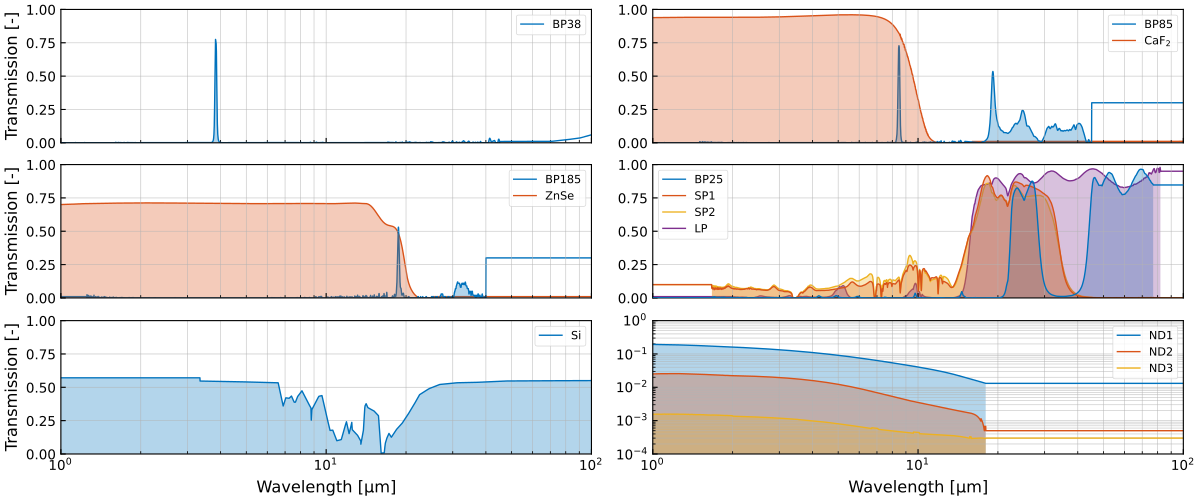

Write the Python code that produced this figure.
import matplotlib.pyplot as plt
import numpy as np
import scipy.constants as sc
from scipy.signal import savgol_filter
from scipy.integrate import cumulative_trapezoid
import sys
import os
sys.path.append(os.path.abspath(os.path.join(os.path.dirname(__file__), '..')))
from filters.filters import load_all_filters
# plt.style.use('matplotlibrc')
import matplotlibcolors

def planck_wl(wl, t):
    return sc.h * sc.c**2 / (wl**5 * (np.exp(sc.h * sc.c / (wl * sc.k * t)) - 1))

filters = load_all_filters()

wl = filters['wl']*1e6
bp38 = filters['bp38']
bp85 = filters['bp85']
bp185 = filters['bp185']
caf2 = filters['caf2']
znse = filters['znse']
nd1 = filters['nd1']
nd2 = filters['nd2']
nd3 = filters['nd3']
ger = filters['ger'] 
bp25 = filters['bp25']
sp_a = filters['sp_a']
sp_b = filters['sp_b']
lp = filters['lp']
si = filters['si']


fig, axes = plt.subplot_mosaic('ab;cd;ef', figsize=(12,5), constrained_layout=True, sharex=True)
xlim = [1, 100]
ax = axes['a']
ax.semilogx(wl, bp38, label='BP38')
ax.fill_between(wl, bp38, 0, where=(wl < 45), alpha=0.3)
ax.legend()
ax.set_ylim([0,1])
ax.set_xlim(xlim)
# ax.set_xlabel('Wavelength [µm]')
ax.set_ylabel('Transmission [-]')

ax = axes['b']
ax.semilogx(wl, bp85, label='BP85', zorder=1)
ax.fill_between(wl, bp85, 0, where=(wl < 45), alpha=0.3)
ax.semilogx(wl, filters['caf2'], label='$CaF_2$', zorder=0)
ax.fill_between(wl, caf2, 0, where=(wl < 16), alpha=0.3)
ax.legend()
ax.set_ylim([0,1])
ax.set_xlim(xlim)
# ax.set_xlabel('Wavelength [µm]')
# ax.set_ylabel('Transmission [-]')
# ax.set_yticklabels([])

ax = axes['c']
ax.semilogx(wl, bp185, label='BP185', zorder=1)
ax.fill_between(wl, bp185, 0, where=(wl < 40), alpha=0.3)
ax.semilogx(wl, znse, label='ZnSe', zorder=0)
ax.fill_between(wl, znse, 0, where=(wl < 25), alpha=0.3)
ax.legend()
ax.set_ylim([0,1])
ax.set_xlim(xlim)
# ax.set_xlabel('Wavelength [µm]')
ax.set_ylabel('Transmission [-]')

ax = axes['d']
ax.semilogx(wl, bp25, label='BP25', zorder=3)
ax.fill_between(wl, bp25, 0, where=((wl < 77) & (wl > 1.67)), alpha=0.3)
ax.semilogx(wl, sp_a, label='SP1', zorder=2)
ax.fill_between(wl, sp_a, 0, where=((wl < 77)&(wl > 1.67)), alpha=0.3)
ax.semilogx(wl, sp_b, label='SP2', zorder=1)
ax.fill_between(wl, sp_b, 0, where=((wl < 77)&(wl > 1.67)), alpha=0.3)
ax.semilogx(wl, lp, label='LP', zorder=0)
ax.fill_between(wl, lp, 0, where=((wl < 82)&(wl > 1.67)), alpha=0.3)
ax.legend()
ax.set_ylim([0,1])
ax.set_xlim(xlim)
# ax.set_xlabel('Wavelength [µm]')
# ax.set_ylabel('Transmission [-]')
# ax.set_yticklabels([])

ax = axes['e']
ax.plot(wl, si, label='Si')
ax.fill_between(wl, si, 0, alpha=0.3)
ax.legend()
ax.set_ylim([0,1])
ax.set_xlim(xlim)
ax.set_xlabel('Wavelength [µm]')
ax.set_ylabel('Transmission [-]')
# ax.set_yticklabels([])

ax = axes['f']
ax.loglog(wl, nd1, label='ND1')
ax.fill_between(wl, nd1, 0, where=(wl < 18), alpha=0.3)
ax.loglog(wl, nd2, label='ND2')
ax.fill_between(wl, nd2, 0, where=(wl < 18), alpha=0.3)
ax.loglog(wl, nd3, label='ND3')
ax.fill_between(wl, nd3, 0, where=(wl < 18), alpha=0.3)
ax.legend()
ax.set_ylim([1e-4, 1e0])
ax.set_xlim(xlim)
ax.set_xlabel('Wavelength [µm]')
# ax.set_ylabel('Transmission [-]')
plt.savefig('figures/transmission_spectra.pdf')



A = (1e-3)**2
omega = np.pi*(10e-3)**2/(300e-3)**2
bp38 = savgol_filter(bp38, 31, 1)
bp85 = savgol_filter(bp85, 31, 1)
bp185 = savgol_filter(bp185, 31, 1)
bp25 = savgol_filter(bp25, 31, 1)
tot38 = bp38**4*caf2**4*ger*nd2*nd3*A*omega
tot85 = bp85**4*caf2**4*ger*nd2*nd3*A*omega
tot185 = bp185**5*nd1*nd3*znse**2*A*omega
tot25 = bp25**3*lp*sp_a**3*sp_b*A*omega

bb300 = planck_wl(wl*1e-6, 300)*1e-6
bb160 = planck_wl(wl*1e-6, 160)*1e-6
bb40 = planck_wl(wl*1e-6, 40)*1e-6
fig, axes = plt.subplot_mosaic('a', figsize=(6,4), constrained_layout=True, sharey=True, sharex=True)
ax = axes['a']
ax.plot(wl, tot38*bb300, label='3.8 µm', color='b', lw=2)
# ax.fill_between(wl, tot38*bb300, 0, alpha=0.3, color='b')
# ax.loglog(wl, bb300* A * omega, color='k')
# ax.annotate('Planck 300 K', xy=(10,0.01), xycoords='data', size=8)
# cumulative_tot38_bb300 = np.cumsum(tot38 * bb300*np.diff(wl, prepend=wl[0]))
# cumulative_tot38_bb300 = cumulative_trapezoid(tot38 * bb300, wl, initial=None)
# ax.loglog(wl, cumulative_tot38_bb300, label='Cumulative power')
ax.legend()
ax.set_ylim([1e-30, 1e-14])
ax.set_xlim([1,100])
# ax.set_xlabel('Wavelength [µm]')
ax.set_ylabel('$B_\lambda$ [$W sr^{-1}m^{-2}\mu m^{-1}$]')

ax = axes['a']
ax.loglog(wl, tot85*bb300, label='8.5 µm', color='y', lw=2)
# ax.fill_between(wl, tot85*bb300, 0, alpha=0.3, color='y')
# ax.loglog(wl, bb300* A * omega, color='k')
# ax.annotate('Planck 300 K', xy=(10,0.01), xycoords='data', size=8)
# cumulative_tot85_bb300 = cumulative_trapezoid(tot85 * bb300, wl, initial=None)
# ax.loglog(wl[1:], cumulative_tot85_bb300, label='Cumulative power')
ax.legend()
# ax.set_xlabel('Wavelength [µm]')
# ax.set_ylabel('$B_\lambda$ [$W sr^{-1}m^{-2}\mu m^{-1}$]')

# ax = axes['c']
ax.loglog(wl, tot185*bb160, label='18.5 µm', color='o', lw=2)
# ax.fill_between(wl, tot185*bb160, 0, alpha=0.3, color='r')
# ax.loglog(wl, bb160* A * omega, color='k')
# ax.annotate('Planck 160 K', xy=(18.5,0.001), xycoords='data', size=8)
# cumulative_tot185_bb160 = cumulative_trapezoid(tot185 * bb160, wl, initial=None)
# ax.loglog(wl[1:], cumulative_tot185_bb160, label='Cumulative power')
ax.legend()
ax.set_xlabel('Wavelength [µm]')
ax.set_ylabel('$B_\lambda$ [$W sr^{-1}m^{-2}\mu m^{-1}$]')

# ax = axes['c']
ax.loglog(wl, tot25*bb40, label='25 µm', color='p', lw=2)
# ax.fill_between(wl,  tot25*bb40, 0, alpha=0.3, color='p')
# ax.loglog(wl, bb40* A * omega, color='k')
# ax.annotate('Planck 40 K', xy=(25,0.001), xycoords='data', size=8)
# cumulative_tot25_bb40 = cumulative_trapezoid(tot25 * bb40, wl, initial=None)
# ax.loglog(wl[1:], cumulative_tot25_bb40, label='Cumulative power')
ax.legend()
ax.set_xlabel('Wavelength [µm]')
# plt.savefig('figures/transmission_power.pdf')

# fig, ax = plt.subplots()
# ax.semilogx(wl, cumulative_tot38_bb300, label='3.8')
# ax.semilogx(wl[1:], cumulative_tot85_bb300, label='8.5')
# ax.semilogx(wl[1:], cumulative_tot185_bb160, label='18.5')
# # ax.semilogx(wl[1:], cumulative_tot25_bb40, label='25')
# ax.legend()
# ax.set_ylabel('$B_\lambda$ [$W sr^{-1}m^{-2}\mu m^{-1}$]')
ax.legend(bbox_to_anchor=(0., 1, 1., .102), loc='lower left',
        ncols=4, mode="expand", borderaxespad=0.)
plt.savefig('figures/transmission_power_combined.pdf')
plt.show()
